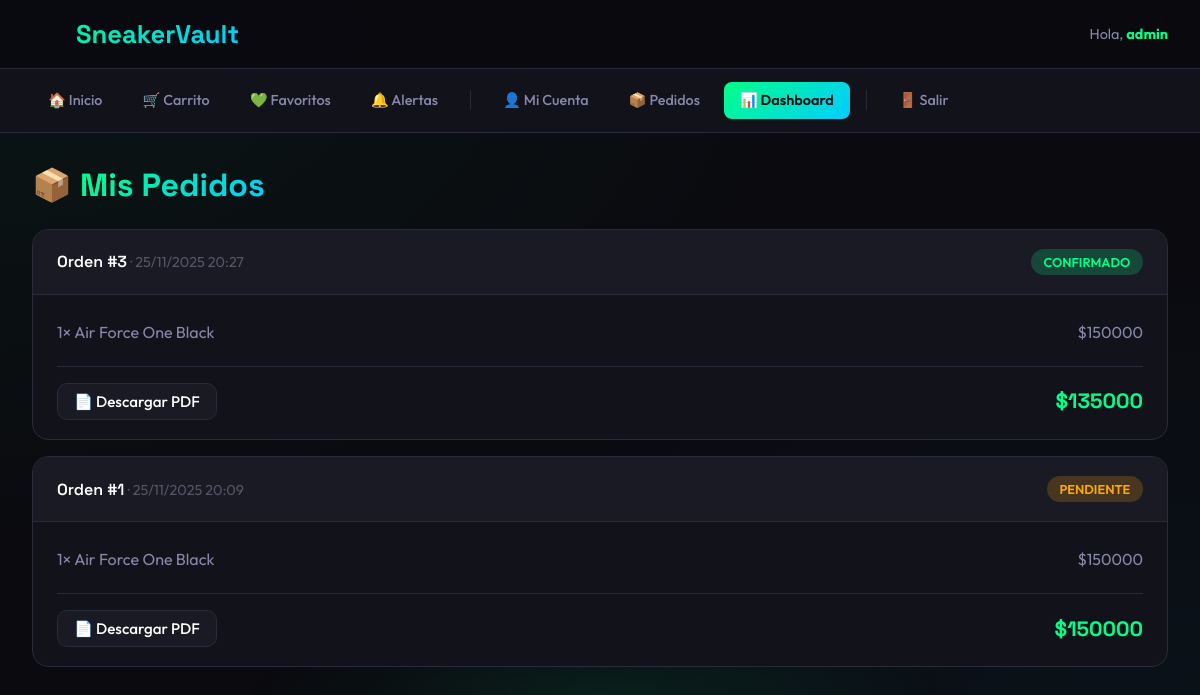
Page /mis-compras/ (signed in) on the committed database.
### shop/models.py (models this page shows, shortened)
class Order(models.Model):
    STATUS_CHOICES = [
        ('pending', 'Pendiente'),
        ('paid', 'Pagado'),
        ('confirmed', 'Confirmado'),
        ('shipped', 'Enviado'),
        ('delivered', 'Entregado'),
        ('cancelled', 'Cancelado'),
    ]
    PAYMENT_CHOICES = [
        ('cash', 'Efectivo'),
        ('card', 'Tarjeta de Crédito'),
        ('transfer', 'Transferencia'),
        ('mercadopago', 'MercadoPago'),
    ]
    user = models.ForeignKey(User, on_delete=models.CASCADE)
    created_at = models.DateTimeField(auto_now_add=True)
    status = models.CharField(max_length=20, choices=STATUS_CHOICES, default='pending')
    full_name = models.CharField(max_length=200)
    address = models.CharField(max_length=300)
    city = models.CharField(max_length=100)
    phone = models.CharField(max_length=50)
    payment_method = models.CharField(max_length=20, choices=PAYMENT_CHOICES)
    mp_preference_id = models.CharField(max_length=100, blank=True, null=True)
    mp_payment_id = models.CharField(max_length=100, blank=True, null=True)
    coupon = models.ForeignKey(Coupon, on_delete=models.SET_NULL, null=True, blank=True)
    discount = models.FloatField(default=0)
    subtotal = models.FloatField(default=0)
    total = models.FloatField(default=0)

class OrderItem(models.Model):
    order = models.ForeignKey(Order, on_delete=models.CASCADE, related_name='items')
    product = models.ForeignKey(Product, on_delete=models.CASCADE)
    quantity = models.PositiveIntegerField(default=1)
    price = models.FloatField()
    @property
    def subtotal(self):
        return self.price * self.quantity

class Product(models.Model):
    name = models.CharField(max_length=100)
    description = models.TextField(blank=True)
    price = models.FloatField()
    image = models.ImageField(upload_to='products/', blank=True, null=True)
    category = models.ForeignKey(Category, on_delete=models.SET_NULL, null=True, blank=True)

### shop/views.py (the view)
# urls.py: path('mis-compras/', views.order_history, name='order_history'),
@login_required
def order_history(request):
    orders = Order.objects.filter(user=request.user).order_by('-created_at')
    return render(request, 'shop/order_history.html', {'orders': orders})

### shop/templates/shop/order_history.html (shortened to what this page needs)
{% extends 'shop/base.html' %}
{% block content %}
<h1 class="page-title">📦 <span>Mis Pedidos</span></h1>
{% if orders %}
<div class="orders-list">
  {% for order in orders %}
    <div class="order-card">
      <div class="order-header">
        <div>
          <span class="order-id">Orden #{{ order.id }}</span>
          <span class="date"> · {{ order.created_at|date:"d/m/Y H:i" }}</span>
        </div>
        <span class="order-status status-{{ order.status }}">{{ order.get_status_display }}</span>
      </div>
      <div class="order-body">
        <div class="order-items">
          {% for item in order.items.all %}
            <div class="order-item">
              <span>{{ item.quantity }}× {{ item.product.name }}</span>
              <span>${{ item.subtotal|floatformat:0 }}</span>
            </div>
          {% endfor %}
        </div>
        <div class="order-footer">
          <a href="{% url 'export_order_pdf' order.id %}" class="btn btn-secondary" style="padding: 0.5rem 1rem;">
            📄 Descargar PDF
          </a>
          <span class="order-total">${{ order.total|floatformat:0 }}</span>
        </div>
      </div>
    </div>
  {% endfor %}
</div>
{% endif %}
{% endblock %}

### shop/templates/shop/base.html (shortened to what this page needs)
<!DOCTYPE html>
<html lang="es">
<head>
</head>
<body>
  <header>
    <div class="header-content">
      <a href="{% url 'product_list' %}" class="logo">
        <span class="logo-icon">👟</span>
        SneakerVault
      </a>
      {% if user.is_authenticated %}
        <span class="user-greeting">Hola, <strong>{{ user.username }}</strong></span>
      {% endif %}
    </div>
  </header>
  <nav>
    <div class="nav-content">
      <a href="{% url 'product_list' %}">🏠 Inicio</a>
      <a href="{% url 'cart_view' %}">🛒 Carrito</a>
      {% if user.is_authenticated %}
        <a href="{% url 'wishlist' %}">💚 Favoritos</a>
        <a href="{% url 'notifications' %}">
          🔔 Alertas
        </a>
        <a href="{% url 'profile' %}">👤 Mi Cuenta</a>
        <a href="{% url 'order_history' %}">📦 Pedidos</a>
        {% if user.is_staff %}
          <a href="{% url 'admin_dashboard' %}" class="nav-dashboard">📊 Dashboard</a>
        {% endif %}
        <a href="{% url 'logout' %}">🚪 Salir</a>
      {% else %}
        <span class="nav-separator"></span>
        <a href="{% url 'login' %}">🔑 Ingresar</a>
        <a href="{% url 'register' %}" class="btn-primary" style="color: var(--bg-dark);">Crear Cuenta</a>
      {% endif %}
    </div>
  </nav>
  <div class="container">
    {% block content %}{% endblock %}
  </div>
</body>
</html>

### shop/templates/shop/base.html (style rules this page uses)
:root { --bg-dark: #0a0a0f; --bg-card: #12121a; --bg-hover: #1a1a25; --accent: #00ff88; --accent-dim: #00cc6a; --text-primary: #ffffff; --text-secondary: #8888aa; --text-muted: #555566; --border: #2a2a3a; --danger: #ff4466; --warning: #ffaa00; --gradient: linear-gradient(135deg, #00ff88 0%, #00ccff 100%); }
* { box-sizing: border-box; margin: 0; padding: 0; }
body { font-family: 'Outfit', sans-serif; background: var(--bg-dark); color: var(--text-primary); min-height: 100vh; background-image: radial-gradient(ellipse at top left, rgba(0, 255, 136, 0.05) 0%, transparent 50%), radial-gradient(ellipse at bottom right, rgba(0, 204, 255, 0.05) 0%, transparent 50%); }
header { background: rgba(10, 10, 15, 0.95); backdrop-filter: blur(20px); border-bottom: 1px solid var(--border); padding: 1rem 2rem; position: sticky; top: 0; z-index: 100; }
.header-content { max-width: 1400px; margin: 0 auto; display: flex; justify-content: space-between; align-items: center; }
.logo { font-family: 'Space Grotesk', sans-serif; font-size: 1.6rem; font-weight: 700; background: var(--gradient); -webkit-background-clip: text; -webkit-text-fill-color: transparent; background-clip: text; display: flex; align-items: center; gap: 0.5rem; text-decoration: none; }
.logo-icon { font-size: 1.8rem; filter: drop-shadow(0 0 10px rgba(0, 255, 136, 0.5)); }
.user-greeting { color: var(--text-secondary); font-size: 0.9rem; }
.user-greeting strong { color: var(--accent); }
nav { background: var(--bg-card); padding: 0.8rem 2rem; border-bottom: 1px solid var(--border); }
.nav-content { max-width: 1400px; margin: 0 auto; display: flex; gap: 0.5rem; flex-wrap: wrap; align-items: center; }
nav a { color: var(--text-secondary); text-decoration: none; padding: 0.6rem 1rem; border-radius: 8px; font-size: 0.9rem; font-weight: 500; transition: all 0.2s ease; display: flex; align-items: center; gap: 0.4rem; }
.nav-dashboard { background: var(--gradient) !important; color: var(--bg-dark) !important; font-weight: 600; }
.container { max-width: 1400px; margin: 0 auto; padding: 2rem; }
.btn { display: inline-flex; align-items: center; gap: 0.5rem; padding: 0.7rem 1.4rem; border: none; border-radius: 10px; font-family: 'Outfit', sans-serif; font-size: 0.95rem; font-weight: 500; cursor: pointer; transition: all 0.2s ease; text-decoration: none; }
.btn-secondary { background: var(--bg-hover); color: var(--text-primary); border: 1px solid var(--border); }
.page-title { font-family: 'Space Grotesk', sans-serif; font-size: 2rem; font-weight: 700; margin-bottom: 1.5rem; display: flex; align-items: center; gap: 0.5rem; }
.page-title span { background: var(--gradient); -webkit-background-clip: text; -webkit-text-fill-color: transparent; background-clip: text; }
body::after { content: ''; position: fixed; bottom: 0; left: 50%; transform: translateX(-50%); width: 60%; height: 200px; background: radial-gradient(ellipse, rgba(0, 255, 136, 0.08) 0%, transparent 70%); pointer-events: none; z-index: -1; }

### shop/templates/shop/order_history.html (style rules this page uses)
.orders-list { display: flex; flex-direction: column; gap: 1rem; }
.order-card { background: var(--bg-card); border: 1px solid var(--border); border-radius: 16px; overflow: hidden; transition: all 0.2s ease; }
.order-header { display: flex; justify-content: space-between; align-items: center; padding: 1.2rem 1.5rem; background: var(--bg-hover); border-bottom: 1px solid var(--border); }
.order-header .order-id { font-family: 'Space Grotesk', sans-serif; font-weight: 600; }
.order-header .date { color: var(--text-muted); font-size: 0.9rem; }
.order-status { padding: 0.3rem 0.8rem; border-radius: 20px; font-size: 0.8rem; font-weight: 600; text-transform: uppercase; }
.status-pending { background: rgba(255, 170, 0, 0.2); color: var(--warning); }
.status-confirmed { background: rgba(0, 255, 136, 0.2); color: var(--accent); }
.order-body { padding: 1.2rem 1.5rem; }
.order-items { margin-bottom: 1rem; }
.order-item { display: flex; justify-content: space-between; padding: 0.5rem 0; color: var(--text-secondary); border-bottom: 1px solid var(--border); }
.order-item:last-child { border-bottom: none; }
.order-footer { display: flex; justify-content: space-between; align-items: center; padding-top: 1rem; border-top: 1px solid var(--border); }
.order-total { font-family: 'Space Grotesk', sans-serif; font-size: 1.3rem; font-weight: 700; color: var(--accent); }

### rows in the picture
Order: id "3", created_at "25/11/2025 20:27", status "CONFIRMADO", total "135000"
OrderItem: quantity "1", product.name "Air Force One Black", subtotal "150000"
Order: id "1", created_at "25/11/2025 20:09", status "PENDIENTE", total "150000"
OrderItem: quantity "1", product.name "Air Force One Black", subtotal "150000"

### other values in the picture
{{ user.username }} "admin"
